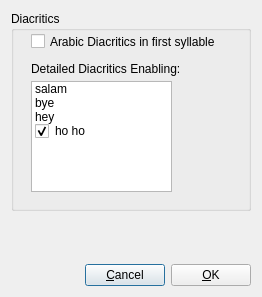
<?xml version="1.0" encoding="UTF-8"?>
<ui version="4.0">
 <class>SettingsDialog</class>
 <widget class="QDialog" name="SettingsDialog">
  <property name="geometry">
   <rect>
    <x>0</x>
    <y>0</y>
    <width>262</width>
    <height>297</height>
   </rect>
  </property>
  <property name="font">
   <font>
    <family>Tahoma</family>
   </font>
  </property>
  <property name="windowTitle">
   <string>Settings</string>
  </property>
  <layout class="QVBoxLayout" name="verticalLayout">
   <item>
    <widget class="QGroupBox" name="groupBox">
     <property name="minimumSize">
      <size>
       <width>200</width>
       <height>200</height>
      </size>
     </property>
     <property name="title">
      <string>Diacritics</string>
     </property>
     <widget class="QCheckBox" name="chkLDiacritics">
      <property name="geometry">
       <rect>
        <x>20</x>
        <y>20</y>
        <width>191</width>
        <height>21</height>
       </rect>
      </property>
      <property name="text">
       <string>Arabic Diacritics in first syllable</string>
      </property>
     </widget>
     <widget class="QListWidget" name="lstDetailedDiacritics">
      <property name="geometry">
       <rect>
        <x>20</x>
        <y>70</y>
        <width>141</width>
        <height>111</height>
       </rect>
      </property>
      <item>
       <property name="text">
        <string>salam</string>
       </property>
       <property name="checkState">
        <enum>Unchecked</enum>
       </property>
      </item>
      <item>
       <property name="text">
        <string>bye</string>
       </property>
       <property name="checkState">
        <enum>Unchecked</enum>
       </property>
      </item>
      <item>
       <property name="text">
        <string>hey</string>
       </property>
       <property name="checkState">
        <enum>Unchecked</enum>
       </property>
      </item>
      <item>
       <property name="text">
        <string>ho ho</string>
       </property>
       <property name="checkState">
        <enum>Checked</enum>
       </property>
      </item>
     </widget>
     <widget class="QLabel" name="label">
      <property name="geometry">
       <rect>
        <x>20</x>
        <y>50</y>
        <width>171</width>
        <height>16</height>
       </rect>
      </property>
      <property name="text">
       <string>Detailed Diacritics Enabling:</string>
      </property>
     </widget>
    </widget>
   </item>
   <item>
    <spacer name="verticalSpacer">
     <property name="orientation">
      <enum>Qt::Vertical</enum>
     </property>
     <property name="sizeHint" stdset="0">
      <size>
       <width>20</width>
       <height>35</height>
      </size>
     </property>
    </spacer>
   </item>
   <item>
    <layout class="QHBoxLayout" name="horizontalLayout">
     <item>
      <spacer name="horizontalSpacer">
       <property name="orientation">
        <enum>Qt::Horizontal</enum>
       </property>
       <property name="sizeHint" stdset="0">
        <size>
         <width>40</width>
         <height>20</height>
        </size>
       </property>
      </spacer>
     </item>
     <item>
      <widget class="QPushButton" name="btnCancel">
       <property name="text">
        <string>&amp;Cancel</string>
       </property>
      </widget>
     </item>
     <item>
      <widget class="QPushButton" name="btnOk">
       <property name="text">
        <string>&amp;OK</string>
       </property>
      </widget>
     </item>
    </layout>
   </item>
  </layout>
 </widget>
 <resources/>
 <connections/>
</ui>
